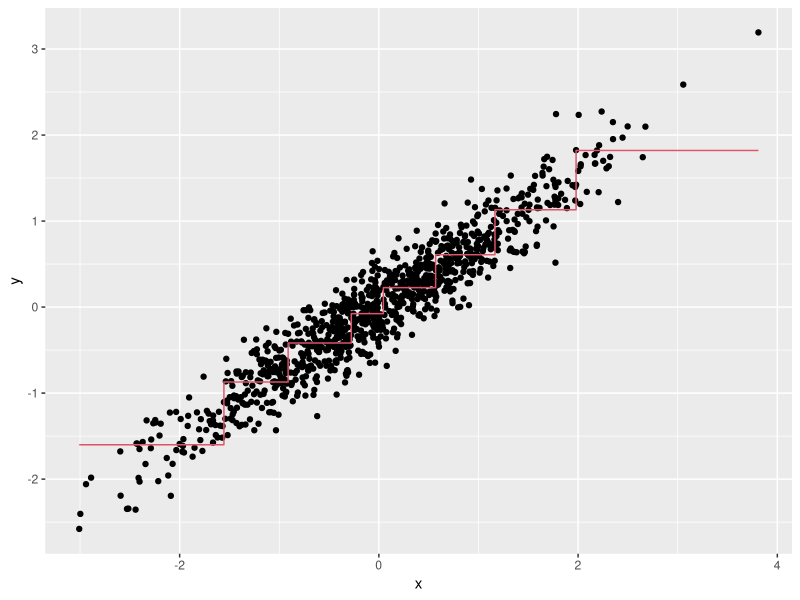
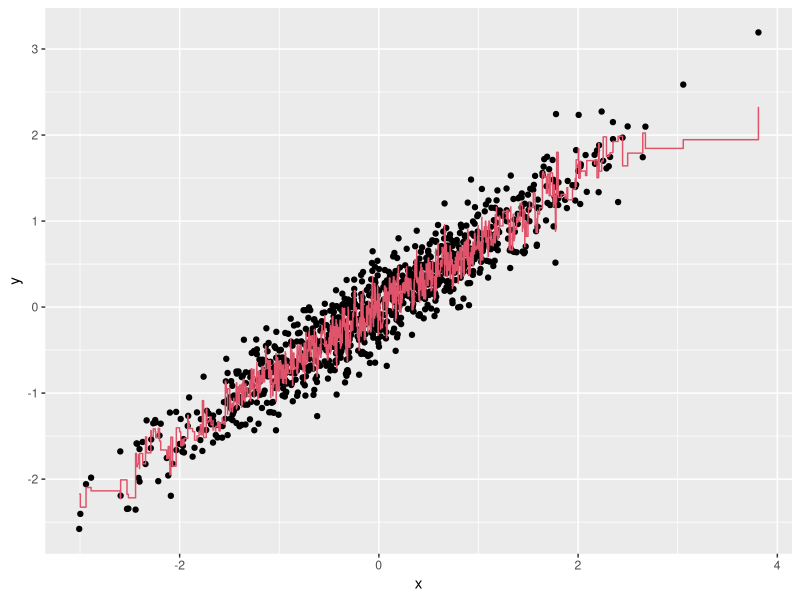
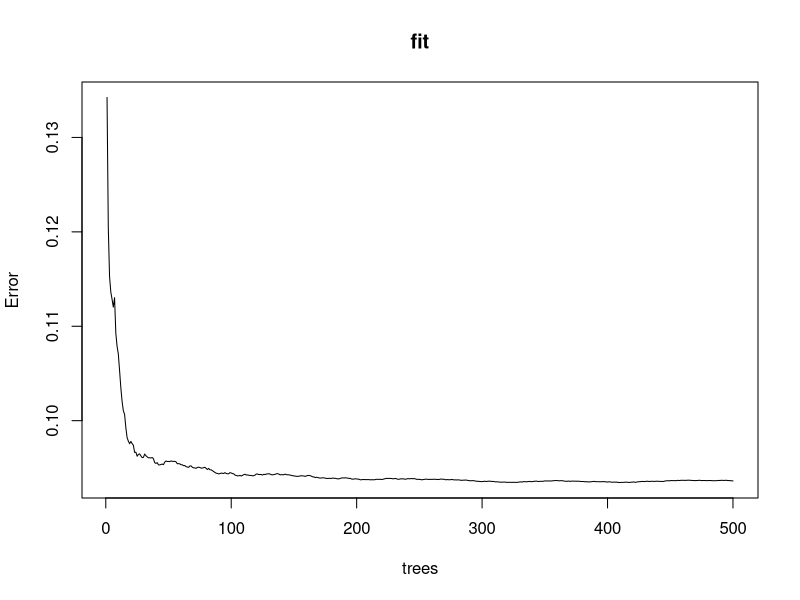
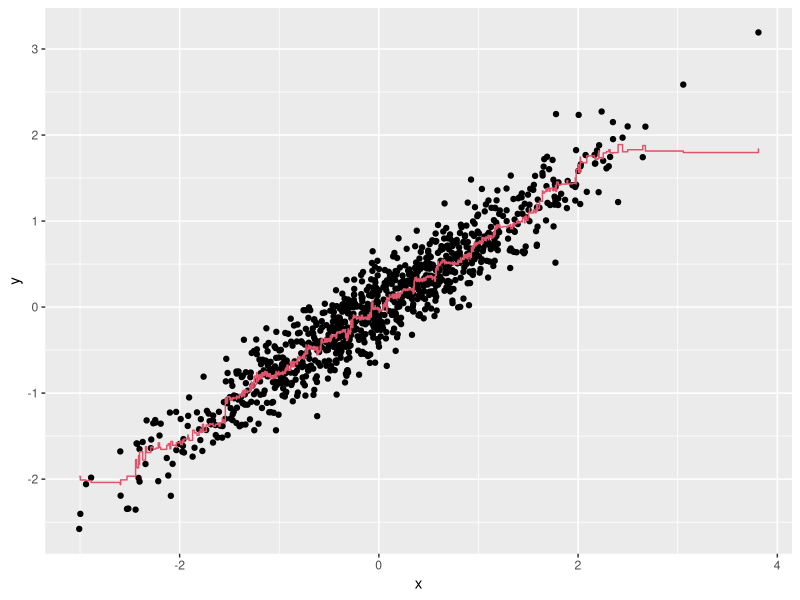
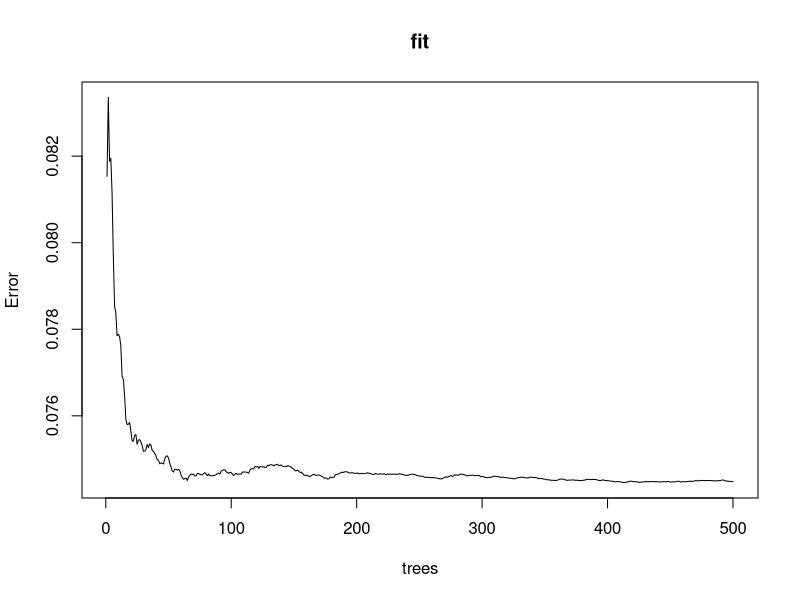

Generate these figures, in order, with R:
### Trees and Random Forests

## Creating a simple dataset where the outcome grows 0.75 units on average for every increase in a predictor 
## use rpart to fit a regression tree and saves the result to fit

  library(rpart)
  n <- 1000
  sigma <- 0.25
  set.seed(1) #set.seed(1, sample.kind = "Rounding") if using R 3.6 or later
  x <- rnorm(n, 0, 1)
  y <- 0.75 * x + rnorm(n, 0, sigma)
  dat <- data.frame(x = x, y = y)
  fit <- rpart(y ~ ., data = dat)


## make a scatter plot of y versus x along with the predicted values based on the fit.
  library(ggplot2)
  library(tidyverse)
  dat %>% 
  mutate(y_hat = predict(fit)) %>% 
  ggplot() +
  geom_point(aes(x, y)) +
  geom_step(aes(x, y_hat), col=2)



## run Random Forests instead of a regression tree using randomForest from the __randomForest__ package, and 
## remake the scatterplot with the prediction line. 
 
  library(randomForest)
  fit <- randomForest(y ~ x, data = dat) 
  dat %>% 
  mutate(y_hat = predict(fit)) %>% 
  ggplot() +
  geom_point(aes(x, y)) +
  geom_step(aes(x, y_hat), col = 2)
  

## Use the plot function to see if the Random Forest from above code has converged or if we need more trees.
  plot(fit,type = "l")
  

## It seems that the default values for the Random Forest result in an estimate that is too flexible (unsmooth). 
## Re-run the Random Forest but this time with a node size of 50 and a maximum of 25 nodes. Remake the plot.
  
  
  library(randomForest)
  fit <- randomForest(y ~ x, data = dat, nodesize = 50, maxnodes = 25)
    dat %>% 
    mutate(y_hat = predict(fit)) %>% 
    ggplot() +
    geom_point(aes(x, y)) +
    geom_step(aes(x, y_hat), col = 2)
    
    plot(fit,type = "l")
  
  